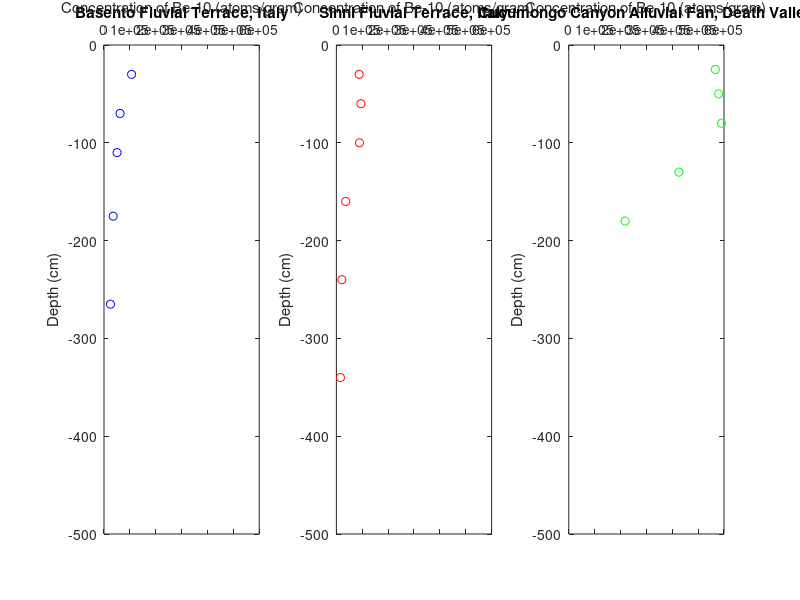

This chart was generated by the following MATLAB code:
% REAL DATA
% Script to calculate numerical solution of Beryllium-10 cosmogenic nuclide
% production as a function of depth.
% Final class project, Earth System Modeling
% Zach Lifton, 11/16/09

% Plot real data:

% Basento fluvial terrace:
xbas = [106576 62061 50447 35498 24936];
ybas = [-30 -70 -110 -175 -265];

% Sinni fluvial terrace:
xsinni = [87994 94935 89209 36137 21045 15569];
ysinni = [-30 -60 -100 -160 -240 -340];

% Cucumongo Canyon alluvial fan:
xcucu = [566626 579534 590354 425583 217935];
ycucu = [-25 -50 -80 -130 -180];

figure(9)
subplot(1,3,1)
plot(xbas,ybas,'bo');
axis([0 600000 -500 0]);
set(gca,'XAxisLocation','top');
title('Basento Fluvial Terrace, Italy');
xlabel('Concentration of Be-10 (atoms/gram)');
ylabel('Depth (cm)');
hold on

subplot(1,3,2)
plot(xsinni,ysinni,'ro');
axis([0 600000 -500 0]);
set(gca,'XAxisLocation','top');
title('Sinni Fluvial Terrace, Italy');
xlabel('Concentration of Be-10 (atoms/gram)');
ylabel('Depth (cm)');

subplot(1,3,3)
plot(xcucu,ycucu,'go');
axis([0 600000 -500 0]);
set(gca,'XAxisLocation','top');
title('Cucumongo Canyon Alluvial Fan, Death Valley');
xlabel('Concentration of Be-10 (atoms/gram)');
ylabel('Depth (cm)');